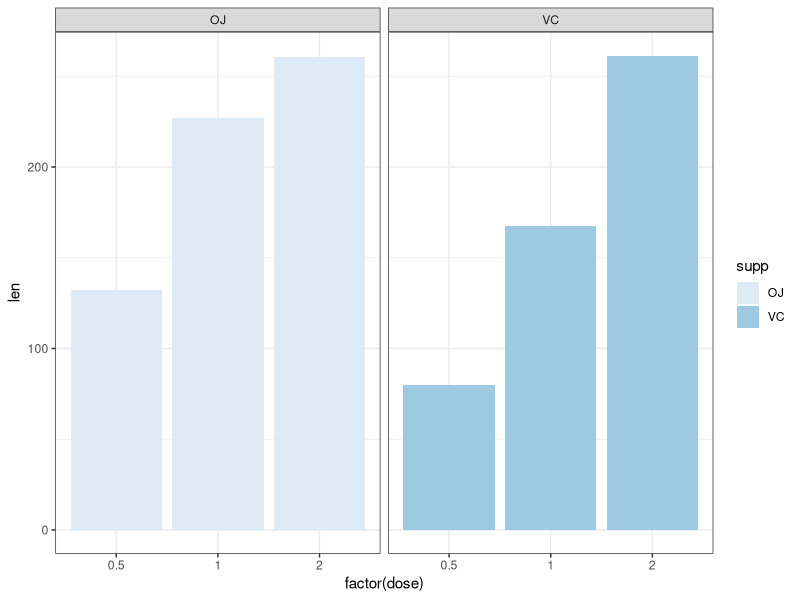
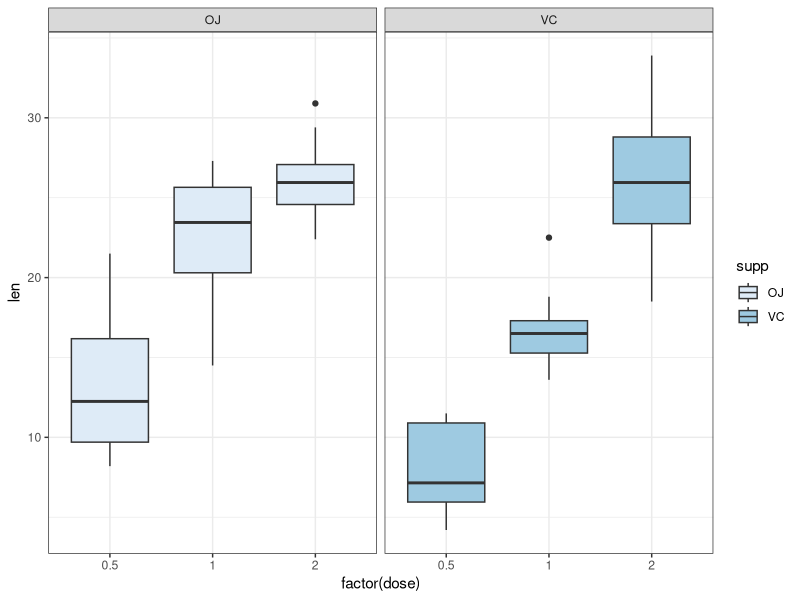

Generate these figures, in order, with R:
## ---- chunk 1
suppressPackageStartupMessages(library(dplyr))
library(ggplot2)
data(ToothGrowth)
## ---- chunk 2
dim(ToothGrowth)
names(ToothGrowth)
str(ToothGrowth)
summary(ToothGrowth)
head(ToothGrowth)
## ---- chunk 3
ToothGrowth %>%
    ggplot(aes(x=factor(dose), y=len, fill=supp)) +
    geom_bar(stat="identity") +
    facet_grid(. ~ supp) + 
    scale_fill_brewer() +
    theme_bw()
## ---- chunk 4
ToothGrowth %>%
    ggplot(aes(x=factor(dose), y=len, fill=supp)) + 
    geom_boxplot() + 
    facet_grid(. ~ supp) + 
    scale_fill_brewer() + 
    theme_bw()
## ---- chunk 5
fit = lm(len ~ dose+supp, data=ToothGrowth)
summary(fit)
## ---- chunk 6
confint(fit)
